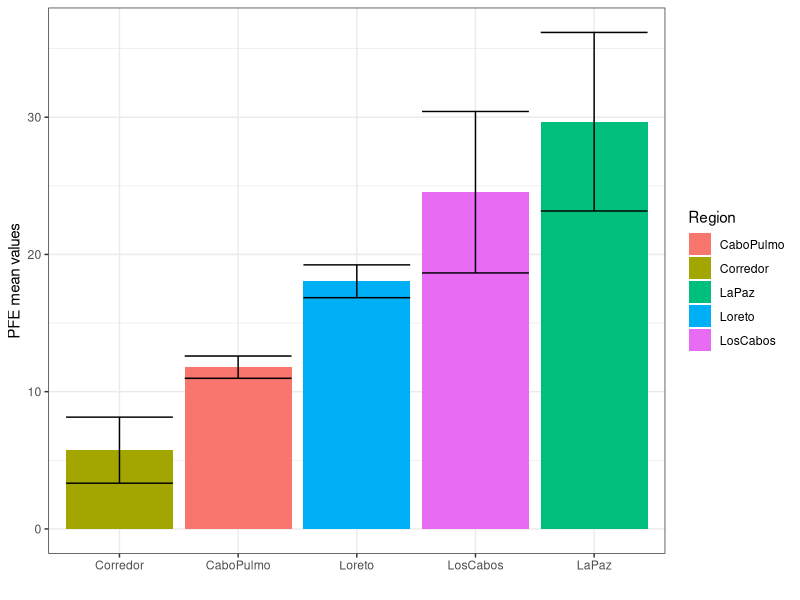
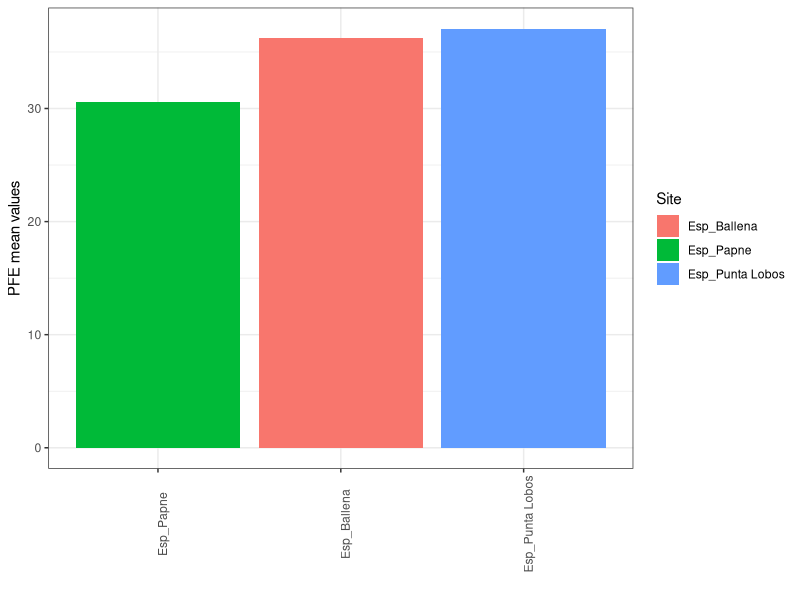
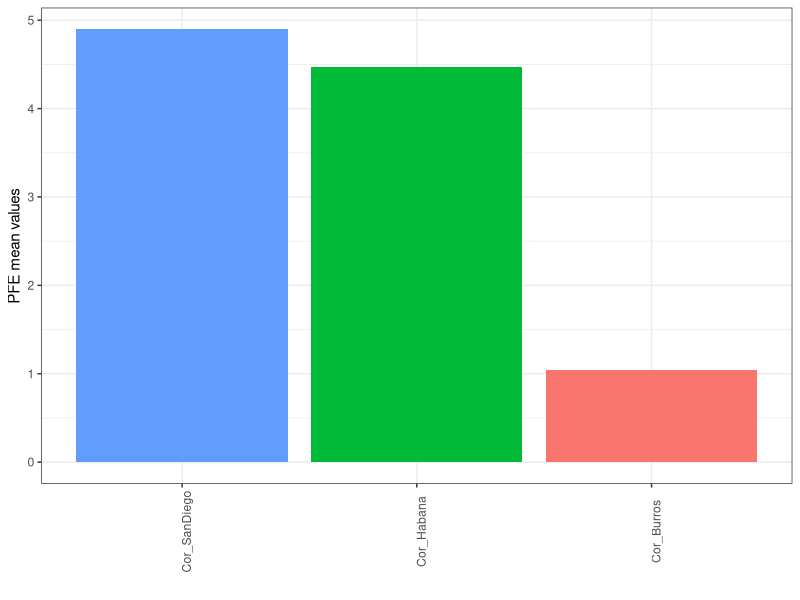
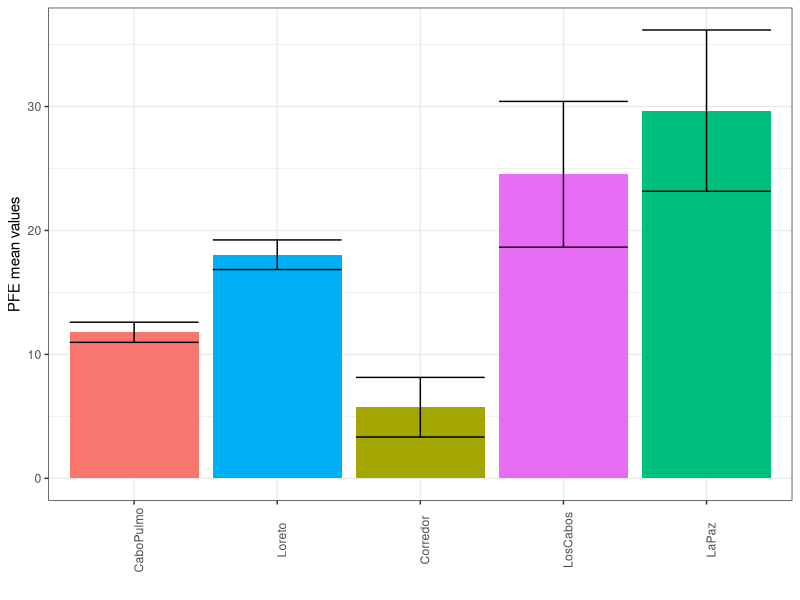
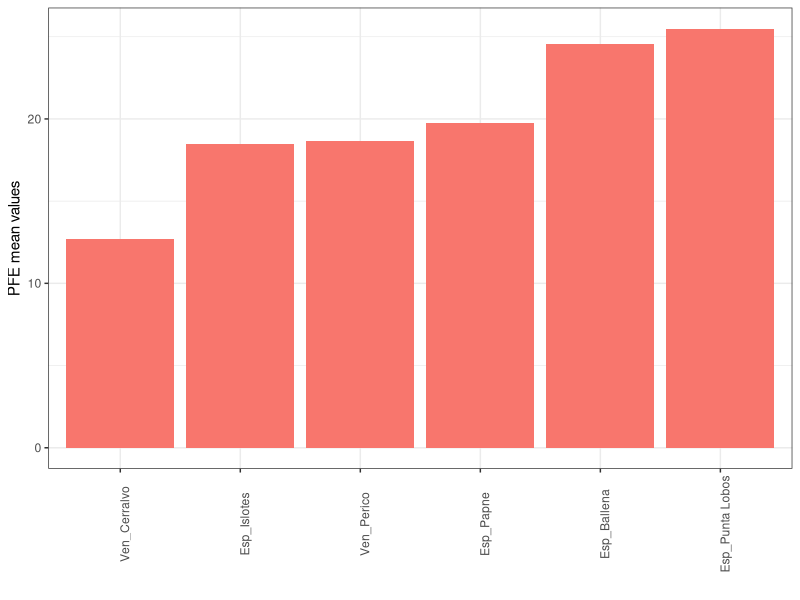
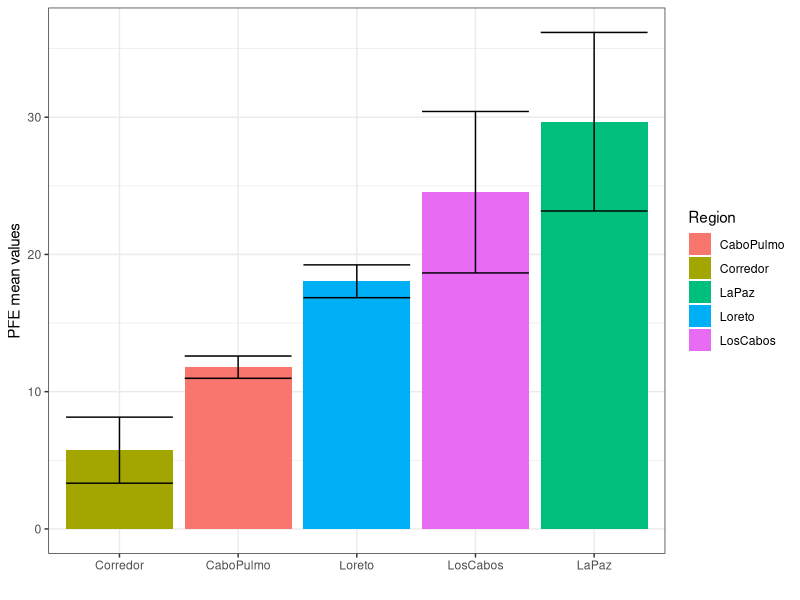
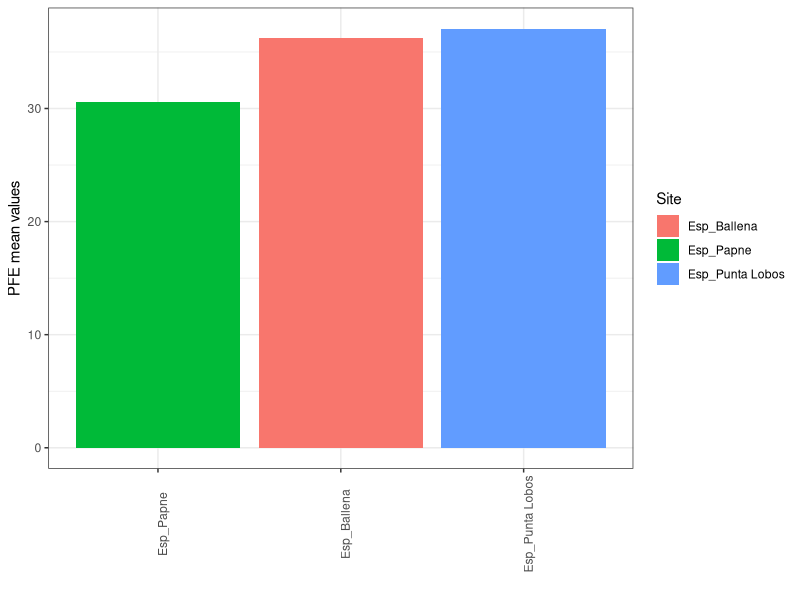
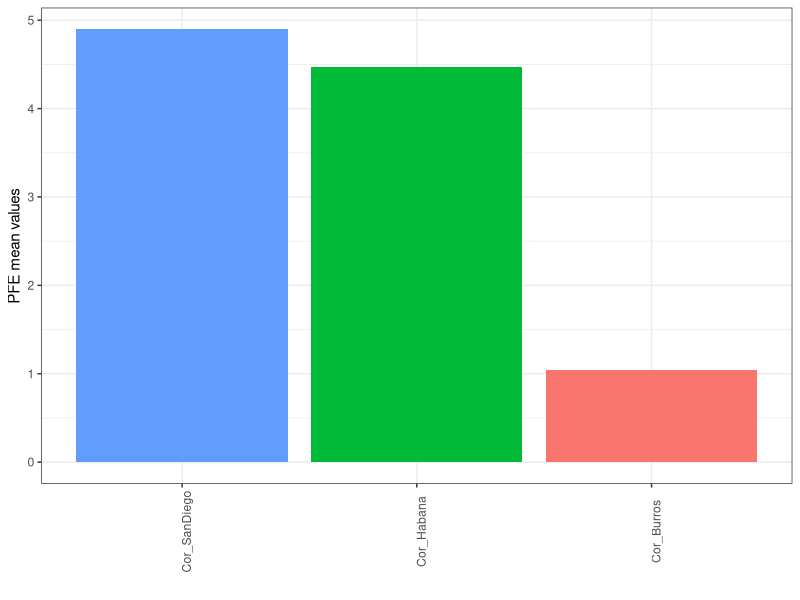

Generate these figures, in order, with R:
#--------------------------------------------#
#Solution to the fishing effort 2.1 excercise#
#--------------------------------------------#
#------------GRAPHICAL SOLUTION--------------#
#--------------------------------------------#
#--By FF-------------------------------------#
#--------------------------------------------#

# Loading libraries -------------------------------------------------------

# First i load the libraries that i need

library(readxl) # this is to load the excel
library(tidyverse) # this is for everything else...


# Loading data ------------------------------------------------------------

df <- read_xlsx("data/fishing_effort.xlsx") # this loads data

head(df) #check that data are uploaded correctly


# Q1: Find which **region** has the highest mean fishing effort --------

(
        df %>% group_by(Region) %>%
                summarise(mean = mean(PFE), sd = sd(PFE)) %>%
                ggplot(aes(x = reorder(Region, mean), y = mean)) +
                geom_col(aes(fill = Region)) +
                geom_errorbar(aes(ymin = mean - sd, ymax = mean + sd)) +
                labs(x = "", y = "PFE mean values") +
                theme_bw() -> Q1
) # note the ending brackets to show the plot and save at the same time

ggsave(
        filename = "figs/fishing-effort-results-1/ex2_Q1.png",
        plot = Q1,
        device = "png",
        width = 6,
        height = 6,
        dpi = 300
) # saving the plot


# Q2: Find which **site** has the highest mean fishing effort in the Gulf --------

(
        df %>% group_by(Site) %>%
                summarise(mean = mean(PFE)) %>%
                top_n(n = 3, wt = mean) %>%
                ggplot(aes(x = reorder(Site, mean), y = mean)) +
                geom_col(aes(fill = Site)) +
                labs(x = "", y = "PFE mean values") +
                theme_bw() +
                theme(axis.text.x = element_text(angle = 90)) -> Q2
)

ggsave(
        filename = "figs/fishing-effort-results-1/ex2_Q2.png",
        plot = Q2,
        device = "png",
        width = 6,
        height = 6,
        dpi = 300
) # saving the plot


# Q3: Which **site** has the lowest mean fishing effort? --------

(
        df %>% group_by(Site) %>%
                summarise(mean = mean(PFE)) %>%
                filter(mean <= 5) %>%
                ggplot(aes(x = reorder(Site, -mean), y = mean)) +
                geom_col(aes(fill = Site)) +
                labs(x = "", y = "PFE mean values") +
                theme_bw() +
                theme(
                        axis.text.x = element_text(angle = 90),
                        legend.position = ""
                ) -> Q3
)

ggsave(
        filename = "figs/fishing-effort-results-1/ex2_Q3.png",
        plot = Q3,
        device = "png",
        width = 6,
        height = 6,
        dpi = 300
) # saving the plot



# Q4: Find which **region** has the highest standard deviation in fishing effort in the Gulf --------

(
        df %>% group_by(Region) %>%
                summarise(mean = mean(PFE), sd = sd(PFE)) %>%
                ggplot(aes(x = reorder(Region, sd), y = mean)) +
                geom_col(aes(fill = Region)) +
                geom_errorbar(aes(ymin = mean - sd, ymax = mean + sd)) +
                labs(x = "", y = "PFE mean values") +
                theme_bw() +
                theme(
                        axis.text.x = element_text(angle = 90),
                        legend.position = ""
                ) -> Q4
) # note the ending brackets to show the plot and save at the same time

ggsave(
        filename = "figs/fishing-effort-results-1/ex2_Q4.png",
        plot = Q4,
        device = "png",
        width = 6,
        height = 6,
        dpi = 300
) # saving the plot

# Q5: Find which **site** has the highest number of pangas inside the highest **region** for fishing effort --------

(
        df %>% group_by(Region, Site) %>%
                filter(Region == "LaPaz") %>%
                summarise(mean = mean(Pangas)) %>%
                ggplot(aes(x = reorder(Site, mean), y = mean)) +
                geom_col(aes(fill = Region)) +
                labs(x = "", y = "PFE mean values") +
                theme_bw()+
                theme(
                        axis.text.x = element_text(angle = 90),
                        legend.position = ""
                ) -> Q5
) # note the ending brackets to show the plot and save at the same time

ggsave(filename = "figs/fishing-effort-results-1/ex2_Q5.png",
       plot = Q5,
       device = "png", width = 6, height = 6, dpi = 300) # saving the plot
